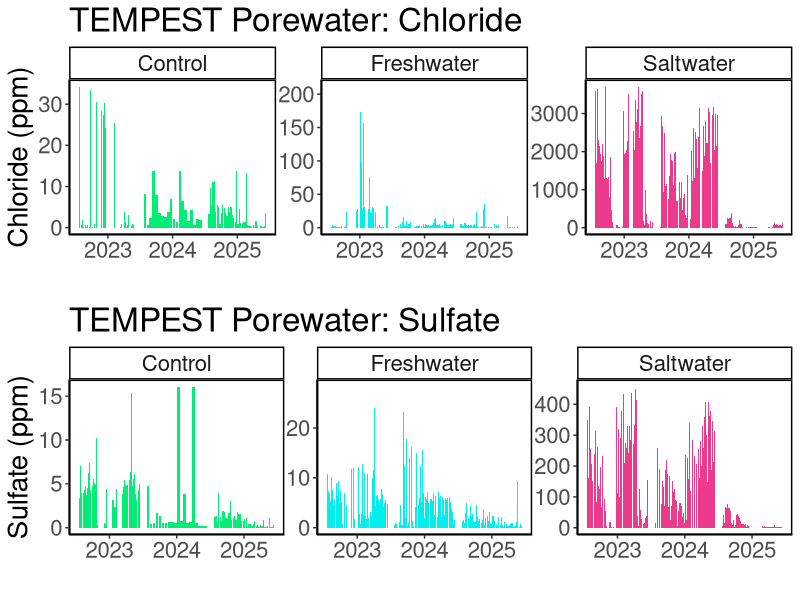
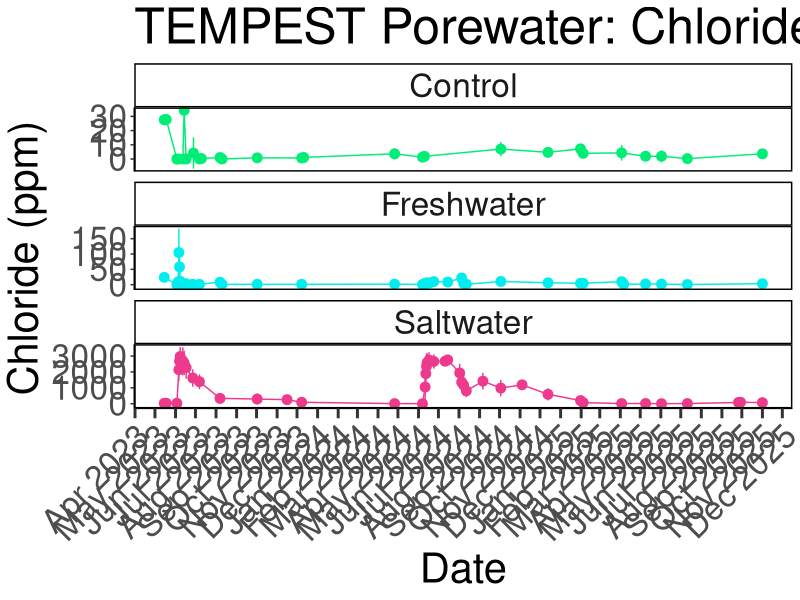
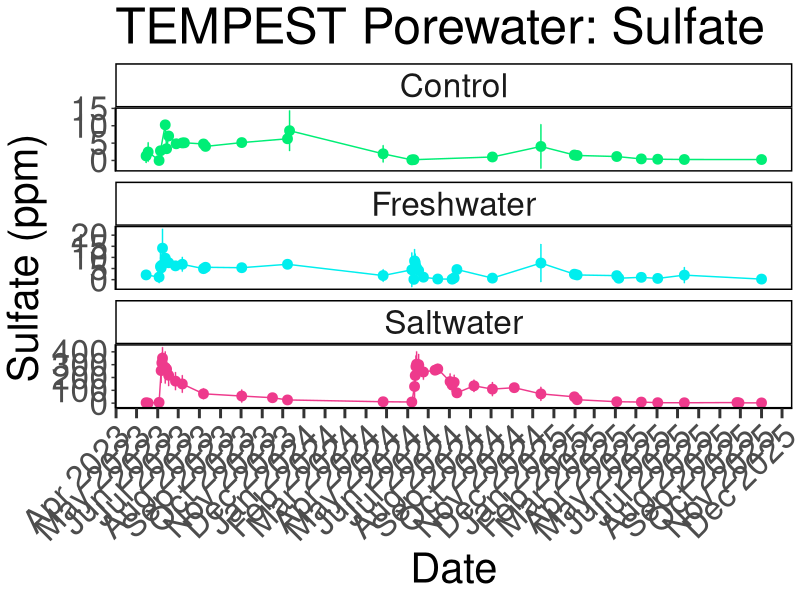
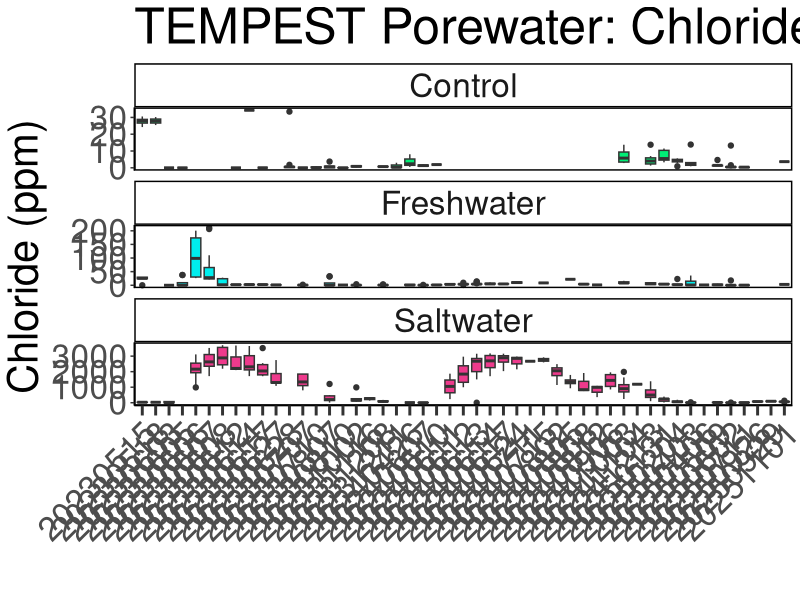
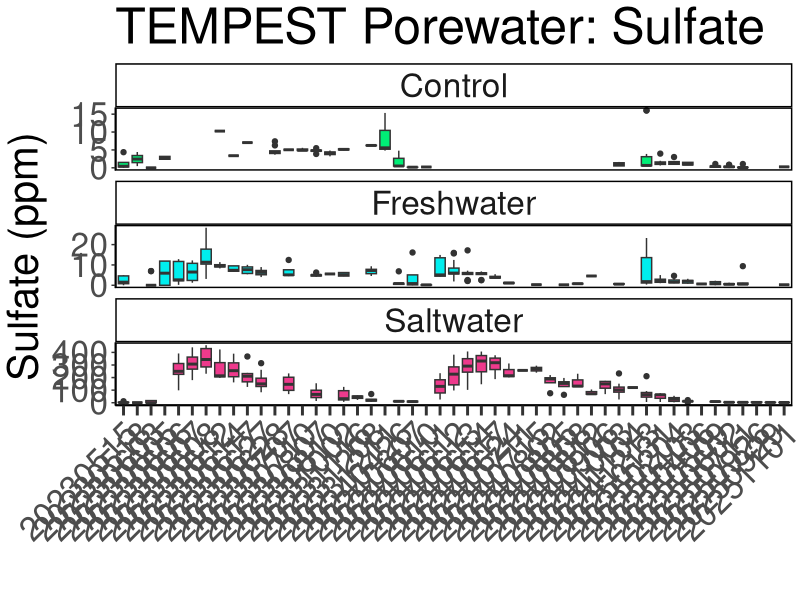
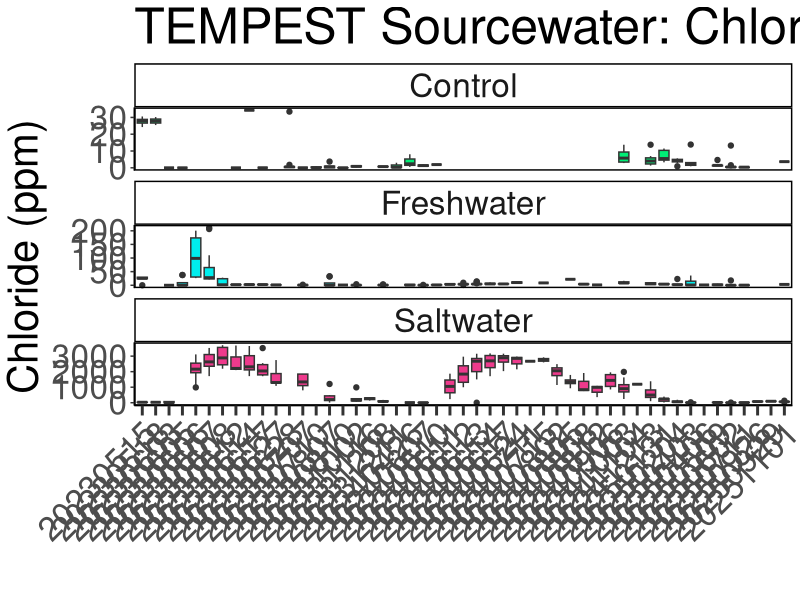
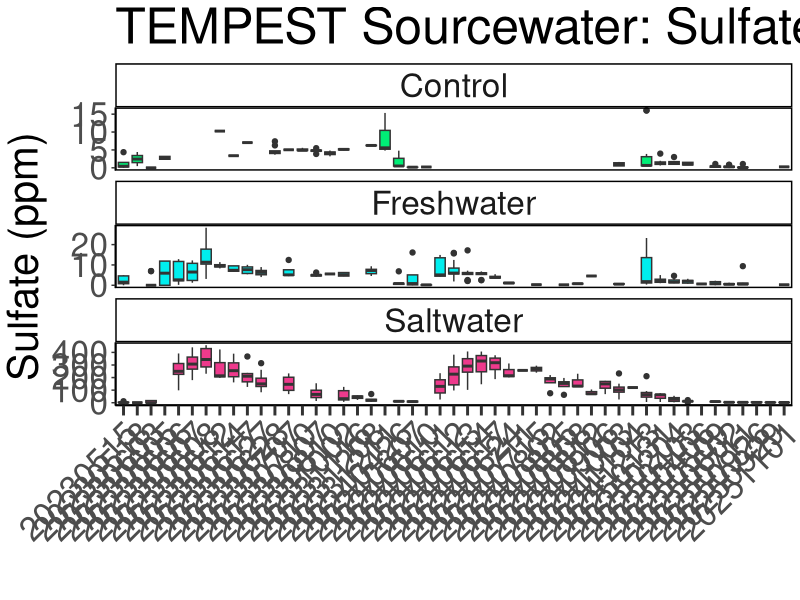

Generate these figures, in order, with R:
## ---- chunk 1
library(dplyr)
library(ggplot2)
library(ggpubr)
library(stringr)
library(readxl)
library(tidyr)
library(tibble)
library(openxlsx)
library(knitr)
## ---- chunk 2

#read in 2023 Dionex Data:
dat23 <- read.csv("2023/COMPASS_TEMPEST_SO4_Cl_2023.csv")
# head(dat24)
colnames(dat23)

#read in 2024 Dionex Data:
dat24 <- read.csv("2024/COMPASS_TEMPEST_SO4_Cl_2024.csv")
# head(dat24)
colnames(dat24)

#read in 2025 Dionex Data:
dat25 <- read.csv("2025/COMPASS_TEMPEST_SO4_Cl_2025.csv")
# head(dat25)
colnames(dat25)

raw_dat <- bind_rows(dat23, dat24, dat25)

##Convert Collection Date into Date format
raw_dat$Collection_Date <- as.character(raw_dat$Collection_Date)
raw_dat$Collection_Date_formatted <- as.Date(raw_dat$Collection_Date, format = "%Y%m%d")

##Extract Year and month from Collection Date
raw_dat$Year <- format(raw_dat$Collection_Date_formatted, format = "%Y")
raw_dat$Month <- format(raw_dat$Collection_Date_formatted, format = "%m")
raw_dat$Day <- format(raw_dat$Collection_Date_formatted, format = "%d")

raw_dat$Grid <- gsub("Source", "Sourcewater", raw_dat$Grid)
raw_dat$Grid <- gsub("SOURCEWATER", "Sourcewater", raw_dat$Grid)
raw_dat$Grid <- gsub("RAINWATER", "Rainwater", raw_dat$Grid)

all_dat <- raw_dat %>%
  mutate(
    Project = "COMPASS", 
    Site = "TEMPEST"
  ) %>%
  rename(
    SO4_mM = SO4_Conc_mM, 
    Cl_mM = Cl_Conc_mM, 
  )%>%
  dplyr::select(
         Project, Site, Plot, Grid, Depth_cm, Event_Time, Time_of_day, Sample_ID, 
         Volume_mL, Evacuation_date_YYYMMDD, Collection_Date_YYYYMMDD, 
         Collection_Start_Time_24hrs, Collection_End_Time_24hrs, EST_EDT, 
         SO4_ppm, SO4_mM, SO4_Conc_flag, SO4_QAQC_flag, Cl_ppm, Cl_mM, Cl_Conc_flag, Cl_QAQC_flag, 
         salinity, Analysis_rundate,  Run_notes, Field_notes
        # list columns in the order you want them
  )


##Set 4 decimal points max
all_dat <- all_dat %>%
  mutate(across(where(is.numeric), round, digits = 4)) ##This does make all salinities 0 when Cl_ppm is 0 instead of 0.000026

## ---- chunk 3

colnames(all_dat)

#pull the column names from the all_dat dataframe and create a new dataframe with them 
metadat <- data.frame(Column_Names = colnames(all_dat))
metadat

metadat$Description <- ""
metadat$Units <- ""
metadat$Instrument_ifapplicable <- ""

#add information about each line: 

metadat$Description <- c("Project name", 
                         "Site where sample collected", 
                         "Plot where sample collected (SW = Saltwater, FW = Freshwater, C = 
                         Control, Estuary (Sourcewater))", 
                         "Grid where sample collected (Letter + Number)", 
                         "Depth where sample collected", 
                         "Event sampling time (T1 through T6)", 
                         "Time of day of sample collection (AM, PM, Midday)",
                         "Sample Identifier", 
                         "Volume of sample collected (mL)", 
                         "Date lysimeter evacuated", 
                         "Date sample collected", 
                         "Time lysimeter evacuated", 
                         "Time sample collected", 
                         "Time zone of sample collection", 
                         "Sulfate concentration in ppm", 
                         "Sulfate concentration in mM", 
                         "Sulfate concentration flag base on standard curve (bdl=below detection limit (0), adl=above detection limit (highest   
                         standard), Within_Range=within detection range)", 
                         "Sulfate QAQC Flags generated during checks of standards, blanks, dups, and spks",
                         "Chloride concentration in ppm", 
                         "Chloride concentration in mM", 
                         "Chloride concentration flag base on standard curve (bdl=below detection limit (0), adl=above detection limit (highest   
                         standard), Within_Range=within detection range)", 
                         "Chloride QAQC Flags generated during checks of standards, blanks, dups, and spks", 
                         "Salinity calculated using the Knudsen equation: Salinity=((1.807*(Chloride ppm)+0.026)/1000", 
                         "The date that samples were run on the Dionex IC", 
                         "Any notes generated during QAQC", 
                         "Notes generated during field sample collection")

metadat$Units <-       c("NA", 
                         "NA", 
                         "NA",
                         "NA",
                         "NA", 
                         "NA",
                         "NA",
                         "NA", 
                         "mL", 
                         "NA",
                         "NA",
                         "NA",
                         "NA",
                         "NA",
                         "ppm", 
                         "mM", 
                         "NA",
                         "NA", 
                         "ppm", 
                         "mM", 
                         "NA", 
                         "NA", 
                         "ppt", 
                         "NA", 
                         "NA",
                         "NA")

metadat$Instrument_ifapplicable <-  
  
                       c("NA", 
                         "NA",
                         "NA", 
                         "NA", 
                         "NA",
                         "NA", 
                         "NA",
                         "NA",
                         "NA", 
                         "NA",
                         "NA",
                         "NA", 
                         "NA",
                         "NA",
                         "Dionex Integrion HPIC (Thermo Fisher)", 
                         "Dionex Integrion HPIC (Thermo Fisher)", 
                         "NA", 
                         "NA", 
                         "Dionex Integrion HPIC (Thermo Fisher)", 
                         "Dionex Integrion HPIC (Thermo Fisher)", 
                         "NA", 
                         "NA", 
                         "Dionex Integrion HPIC (Thermo Fisher)", 
                         "NA", 
                         "NA",
                         "NA")


## ---- chunk 4

#write out a csv of all the data to the main folder: 
write.csv(all_dat, "COMPASS_TEMPEST_SO4_Cl_AllData.csv")


#write out a csv of the metadata associated with the data: 
write.csv(metadat, "COMPASS_TEMPEST_SO4_Cl_Metadata.csv")

## ---- chunk 5

##Remove Sourcewater
data_plotting <- raw_dat %>%
  filter(!str_detect(Grid, "Sourcewater"), ignore.case = TRUE)%>%
  filter(!str_detect(Grid, "Rainwater"), ignore.case = TRUE)

data_plotting <- data_plotting %>% 
    mutate(
    plot_1 = case_when(
      Plot == "C" ~ "Control",
      Plot == "FW" ~ "Freshwater",
      Plot == "SW" ~ "Saltwater",
      TRUE ~ Plot  # keep everything else unchanged
    )
  ) %>%
  mutate(plot_1 = factor(plot_1, levels = c("Control", "Freshwater", "Saltwater")))

#Plot data by year and change colors based on Zone:
viz_cl_plot <- ggplot(data_plotting, aes(x = as.character(Year), y = Cl_ppm, fill = plot_1)) +
  geom_bar(stat = "identity", position = position_dodge2(preserve = "total")) +
  facet_wrap( ~ plot_1, scales="free") +
  scale_fill_manual(values = c(
    "Control" = "springgreen2",
    "Freshwater" = "cyan2",
    "Saltwater" = "violetred2"
  )) +
  theme_classic() +
  labs(x = " ", y = "Chloride (ppm)", title = "TEMPEST Porewater: Chloride") +
  theme(
    panel.spacing = unit(.05, "lines"), 
    panel.border = element_rect(color = "black", fill = NA, linewidth = 1)) + 
  theme(text = element_text(size = 20))+ 
  theme(legend.position = "none")

# viz_cl_plot

viz_so4_plot <- ggplot(data_plotting, aes(x = as.character(Year), y = SO4_ppm, fill = plot_1)) +
  geom_bar(stat = "identity", position = position_dodge2(preserve = "total")) +
  facet_wrap( ~ plot_1, scales="free") +
  scale_fill_manual(values = c(
    "Control" = "springgreen2",
    "Freshwater" = "cyan2",
    "Saltwater" = "violetred2"
  )) +
  theme_classic() +
  labs(x = " ", y = "Sulfate (ppm)", title = "TEMPEST Porewater: Sulfate") +
  theme(
    panel.spacing = unit(.05, "lines"), 
    panel.border = element_rect(color = "black", fill = NA, linewidth = 1)) + 
  theme(text = element_text(size = 20))+ 
  theme(legend.position = "none")

# viz_so4_plot

ggarrange(viz_cl_plot, viz_so4_plot, nrow=2, ncol=1)


## ---- chunk 6

##Summarize SO4 and Cl by Date and Zone
Dionex_avg <- data_plotting %>%
  group_by(Collection_Date_formatted, plot_1) %>%
   dplyr::summarize(mean_SO4 = mean(SO4_ppm, na.rm=TRUE),
            sd_SO4 = sd(SO4_ppm, na.rm=TRUE),
            mean_Cl = mean(Cl_ppm, na.rm=TRUE),
            sd_Cl = sd(Cl_ppm, na.rm=TRUE))

# Define the specific date breaks you want to display
specific_breaks <- as.Date(c("2023-01-01", "2024-01-01", "2025-01-01"))

viz_cl_plot_avgs <- ggplot(Dionex_avg, aes(x = Collection_Date_formatted, y = mean_Cl, color = plot_1)) +
  geom_point(size = 3) + 
  geom_errorbar(aes(ymin = mean_Cl - sd_Cl, ymax = mean_Cl + sd_Cl), width = 0.2) + 
  geom_line() + 
  facet_wrap( ~ plot_1, scales="free_y", ncol = 1) +
  scale_color_manual(values = c(
    "Control" = "springgreen2",
    "Freshwater" = "cyan2",
    "Saltwater" = "violetred2"
  )) +
  theme_classic() +
  labs(x = "Date", y = "Chloride (ppm)", title = "TEMPEST Porewater: Chloride") +
  theme(
    panel.spacing = unit(0.5, "lines"), 
    panel.border = element_rect(color = "black", fill = NA, linewidth = 1)) +
  # theme(axis.text.x = element_text(angle = 90, hjust = 0.5))+ 
  theme(text = element_text(size = 30))+
  scale_x_date(date_labels = "%b %Y", date_breaks = "1 month") + # Format x-axis labels
  theme(axis.ticks.x = element_line(linewidth = 1))+
  theme(axis.ticks.length.x = unit(0.25, "cm"))+ 
  theme(legend.position = "none")+ 
  theme(axis.text.x = element_text(angle = 45, hjust = 1))

viz_cl_plot_avgs


viz_so4_plot_avgs <- ggplot(Dionex_avg, aes(x = Collection_Date_formatted, y = mean_SO4, color = plot_1)) +
  geom_point(size = 3) + 
  geom_errorbar(aes(ymin = mean_SO4 - sd_SO4, ymax = mean_SO4 + sd_SO4), width = 0.2) + 
  geom_line() + 
  facet_wrap( ~ plot_1, scales="free_y", ncol = 1) +
  scale_color_manual(values = c(
    "Control" = "springgreen2",
    "Freshwater" = "cyan2",
    "Saltwater" = "violetred2"
  )) +
  theme_classic() +
  labs(x = "Date", y = "Sulfate (ppm)", title = "TEMPEST Porewater: Sulfate") +
  theme(
    panel.spacing = unit(0.5, "lines"), 
    panel.border = element_rect(color = "black", fill = NA, linewidth = 1)) +
  # theme(axis.text.x = element_text(angle = 90, hjust = 0.5))+ 
  theme(text = element_text(size = 30))+
  scale_x_date(date_labels = "%b %Y", date_breaks = "1 month") + # Format x-axis labels
  theme(axis.ticks.x = element_line(linewidth = 1))+
  theme(axis.ticks.length.x = unit(0.25, "cm"))+ 
  theme(legend.position = "none")+ 
  theme(axis.text.x = element_text(angle = 45, hjust = 1))

viz_so4_plot_avgs

# ggarrange(viz_cl_plot_avgs, viz_so4_plot_avgs, nrow=1, ncol=2)

## ---- chunk 7

##Boxplot Summarize SO4 and Cl by Date, Site, and Zone
viz_cl_boxplot <- ggplot(data_plotting, aes(x = Collection_Date,  y = Cl_ppm, fill = plot_1)) +
  geom_boxplot() + 
  facet_wrap( ~ plot_1, scales="free_y", ncol = 1) +
  # scale_x_discrete(drop = TRUE) +
  scale_fill_manual(values = c(
    "Control" = "springgreen2",
    "Freshwater" = "cyan2",
    "Saltwater" = "violetred2"
  ), labels = c("Control", "Freshwater", "Saltwater")) +
  theme_classic() +
  labs(x = " ", y = "Chloride (ppm)", title = "TEMPEST Porewater: Chloride") +
  theme(
    panel.spacing = unit(0.5, "lines"), 
    panel.border = element_rect(color = "black", fill = NA, linewidth = 1)) +
  theme(axis.text.x = element_text(angle = 45, vjust = 1, hjust = 1))+ 
  theme(text = element_text(size = 30))+
  theme(axis.ticks.x = element_line(linewidth = 1))+
  theme(axis.ticks.length.x = unit(0.25, "cm"))+ 
  theme(legend.position = "none")

viz_cl_boxplot


viz_so4_boxplot <- ggplot(data_plotting, aes(x = Collection_Date,  y = SO4_ppm, fill = plot_1)) +
  geom_boxplot() + 
  facet_wrap( ~ plot_1, scales="free_y", ncol = 1) +
  scale_x_discrete(drop = TRUE) +
  scale_fill_manual(values = c(
    "Control" = "springgreen2",
    "Freshwater" = "cyan2",
    "Saltwater" = "violetred2"
  ), labels = c("Control", "Freshwater", "Saltwater")) +
  theme_classic() +
  labs(x = " ", y = "Sulfate (ppm)", title = "TEMPEST Porewater: Sulfate") +
  theme(
    panel.spacing = unit(0.5, "lines"), 
    panel.border = element_rect(color = "black", fill = NA, linewidth = 1)) +
  theme(axis.text.x = element_text(angle = 45, vjust = 1, hjust = 1))+ 
  theme(text = element_text(size = 30))+
  theme(axis.ticks.x = element_line(linewidth = 1))+
  theme(axis.ticks.length.x = unit(0.25, "cm"))+ 
  #scale_x_discrete(labels = c("Upland", "Swamp", "Transition", "Wetland", "Surface Water"))+ 
  theme(legend.position = "none")

viz_so4_boxplot

# ggarrange(viz_cl_boxplot, viz_so4_boxplot, nrow=1, ncol=2)

# # Save as a PNG
# png("COMPASS_SynopticCB_Cl_alldata.png", width = 2000, height = 1200, res = 100) 
# print(viz_cl_boxplot)  # For ggplot objects, use print()
# dev.off() 
# 
# # Save as a PNG
# png("COMPASS_SynopticCB_SO4_alldata.png", width = 2000, height = 1200, res = 100) 
# print(viz_so4_boxplot)  # For ggplot objects, use print()
# dev.off() 

## ---- chunk 8

##Only Sourcewater
data_plotting_source <- raw_dat %>%
  filter(str_detect(Grid, "Sourcewater"))

data_plotting_source <- data_plotting_source %>% 
    mutate(
    plot_1 = case_when(
      Plot == "FW" ~ "Freshwater",
      Plot == "SW" ~ "Saltwater",
      Plot == "ESTUARY" ~ "Estuary",
      TRUE ~ Plot  # keep everything else unchanged
    )
  ) %>%
  mutate(plot_1 = factor(plot_1, levels = c("Control", "Freshwater", "Saltwater", "Estuary")))


##Boxplot Summarize SO4 and Cl by Date, Site, and Plot
viz_cl_boxplot <- ggplot(data_plotting, aes(x = Collection_Date,  y = Cl_ppm, fill = plot_1)) +
  geom_boxplot() + 
  facet_wrap( ~ plot_1, scales="free_y", ncol = 1) +
  # scale_x_discrete(drop = TRUE) +
  scale_fill_manual(values = c(
    "Control" = "springgreen2",
    "Freshwater" = "cyan2",
    "Saltwater" = "violetred2", 
    "Estuary" = "darkred"
  ), labels = c("Control", "Freshwater", "Saltwater", "Estuary")) +
  theme_classic() +
  labs(x = " ", y = "Chloride (ppm)", title = "TEMPEST Sourcewater: Chloride") +
  theme(
    panel.spacing = unit(0.5, "lines"), 
    panel.border = element_rect(color = "black", fill = NA, linewidth = 1)) +
  theme(axis.text.x = element_text(angle = 45, vjust = 1, hjust = 1))+ 
  theme(text = element_text(size = 30))+
  theme(axis.ticks.x = element_line(linewidth = 1))+
  theme(axis.ticks.length.x = unit(0.25, "cm"))+ 
  theme(legend.position = "none")

viz_cl_boxplot


viz_so4_boxplot <- ggplot(data_plotting, aes(x = Collection_Date,  y = SO4_ppm, fill = plot_1)) +
  geom_boxplot() + 
  facet_wrap( ~ plot_1, scales="free_y", ncol = 1) +
  scale_x_discrete(drop = TRUE) +
  scale_fill_manual(values = c(
    "Control" = "springgreen2",
    "Freshwater" = "cyan2",
    "Saltwater" = "violetred2", 
    "Estuary" = "darkred"
  ), labels = c("Control", "Freshwater", "Saltwater", "Estuary")) +
  theme_classic() +
  labs(x = " ", y = "Sulfate (ppm)", title = "TEMPEST Sourcewater: Sulfate") +
  theme(
    panel.spacing = unit(0.5, "lines"), 
    panel.border = element_rect(color = "black", fill = NA, linewidth = 1)) +
  theme(axis.text.x = element_text(angle = 45, vjust = 1, hjust = 1))+ 
  theme(text = element_text(size = 30))+
  theme(axis.ticks.x = element_line(linewidth = 1))+
  theme(axis.ticks.length.x = unit(0.25, "cm"))+ 
  #scale_x_discrete(labels = c("Upland", "Swamp", "Transition", "Wetland", "Surface Water"))+ 
  theme(legend.position = "none")

viz_so4_boxplot


# ggarrange(viz_cl_boxplot, viz_so4_boxplot, nrow=1, ncol=2)

# # Save as a PNG
# png("COMPASS_SynopticCB_Cl_alldata.png", width = 2000, height = 1200, res = 100) 
# print(viz_cl_boxplot)  # For ggplot objects, use print()
# dev.off() 
# 
# # Save as a PNG
# png("COMPASS_SynopticCB_SO4_alldata.png", width = 2000, height = 1200, res = 100) 
# print(viz_so4_boxplot)  # For ggplot objects, use print()
# dev.off() 

## ---- chunk 9
# It would also be great to add to our collation codes a summary chunk that will calculate value ranges, means, and standard deviations (and errors) for each site, zone, depth for each year; also for each site zone, depth overall; and for each site and zone overall so that we have some easy access to metrics. Was just thinking this might be helpful today when re-collating the DIC data.

colnames(data_plotting)

##Metrics for each zone for each year
summary_by_year <- data_plotting %>%
  group_by(Year, plot_1) %>%
   reframe(
     min_Cl_ppm = min(Cl_ppm, na.rm=TRUE),
     max_Cl_ppm = max(Cl_ppm, na.rm=TRUE), 
     mean_Cl_ppm = mean(Cl_ppm, na.rm=TRUE), 
     sd_Cl_ppm = sd(Cl_ppm, na.rm=TRUE), 

     min_SO4_ppm = min(SO4_ppm, na.rm=TRUE),
     max_SO4_ppm = max(SO4_ppm, na.rm=TRUE), 
     mean_SO4_ppm = mean(SO4_ppm, na.rm=TRUE), 
     sd_SO4_ppm = sd(SO4_ppm, na.rm=TRUE)) %>%
  mutate(across(where(is.numeric), round, digits = 4)) 

##Metrics for each zone for all years
summary_all_years <- data_plotting %>%
  group_by(plot_1) %>%
   reframe(
     min_Cl_ppm = min(Cl_ppm, na.rm=TRUE),
     max_Cl_ppm = max(Cl_ppm, na.rm=TRUE), 
     mean_Cl_ppm = mean(Cl_ppm, na.rm=TRUE), 
     sd_Cl_ppm = sd(Cl_ppm, na.rm=TRUE), 

     min_SO4_ppm = min(SO4_ppm, na.rm=TRUE),
     max_SO4_ppm = max(SO4_ppm, na.rm=TRUE), 
     mean_SO4_ppm = mean(SO4_ppm, na.rm=TRUE), 
     sd_SO4_ppm = sd(SO4_ppm, na.rm=TRUE)) %>%
  mutate(across(where(is.numeric), round, digits = 4)) 

## ---- chunk 10
# It would also be great to add to our collation codes a summary chunk that will calculate value ranges, means, and standard deviations (and errors) for each site, Grid, depth for each year; also for each site Grid, depth overall; and for each site and Grid overall so that we have some easy access to metrics. Was just thinking this might be helpful today when re-collating the DIC data.

colnames(data_plotting_source)

##Metrics for each Grid for each year
summary_by_year_source <- data_plotting_source %>%
  group_by(Year, plot_1) %>%
   reframe(
     min_Cl_ppm = min(Cl_ppm, na.rm=TRUE),
     max_Cl_ppm = max(Cl_ppm, na.rm=TRUE), 
     mean_Cl_ppm = mean(Cl_ppm, na.rm=TRUE), 
     sd_Cl_ppm = sd(Cl_ppm, na.rm=TRUE), 

     min_SO4_ppm = min(SO4_ppm, na.rm=TRUE),
     max_SO4_ppm = max(SO4_ppm, na.rm=TRUE), 
     mean_SO4_ppm = mean(SO4_ppm, na.rm=TRUE), 
     sd_SO4_ppm = sd(SO4_ppm, na.rm=TRUE)) %>%
  mutate(across(where(is.numeric), round, digits = 4)) 

## ---- chunk 11

library(kableExtra)

kable(
  summary_by_year[, c("Year", "plot_1", "min_Cl_ppm",	"max_Cl_ppm",	"mean_Cl_ppm", "min_SO4_ppm",	"max_SO4_ppm",	"mean_SO4_ppm")],  
  format = "latex",
  booktabs = TRUE,
  caption = "Porewater Summary Statistics by Year"
) %>%
  kable_styling(
    latex_options = c("hold_position", "striped", "scale_down"),
    font_size = 12
  ) %>%
  row_spec(0, bold = TRUE) %>%   # header
  column_spec(1, bold = TRUE)

kable(
  summary_all_years[, c("plot_1", "min_Cl_ppm",	"max_Cl_ppm",	"mean_Cl_ppm", "min_SO4_ppm",	"max_SO4_ppm",	"mean_SO4_ppm")],  
  format = "latex",
  booktabs = TRUE,
  caption = "Porewater Summary Statistics by Plot"
) %>%
  kable_styling(
    latex_options = c("hold_position", "striped", "scale_down"),
    font_size = 12
  ) %>%
  row_spec(0, bold = TRUE) %>%   # header
  column_spec(1, bold = TRUE)

## ---- chunk 12

library(kableExtra)

kable(
  summary_by_year_source[, c("Year", "plot_1", "min_Cl_ppm",	"max_Cl_ppm",	"mean_Cl_ppm", "min_SO4_ppm",	"max_SO4_ppm",	"mean_SO4_ppm")],  
  format = "latex",
  booktabs = TRUE,
  caption = "Sourcewater Summary Statistics by Year"
) %>%
  kable_styling(
    latex_options = c("hold_position", "striped", "scale_down"),
    font_size = 12
  ) %>%
  row_spec(0, bold = TRUE) %>%   # header
  column_spec(1, bold = TRUE)

## ---- chunk 13

#write out a csv of the Porewater Summary Statistics by Year to the main folder: 
write.csv(summary_by_year, "COMPASS_TEMPEST_PW_DOC_Summarized_By_Year.csv")

#write out a csv of the Porewater Summary Statistics by Grid to the main folder: 
write.csv(summary_all_years, "COMPASS_TEMPEST_PW_DOC_Summarized_Years_Combined.csv")

#write out a csv of the Sourcewater Summary Statistics by Year to the main folder: 
write.csv(summary_by_year_source, "COMPASS_TEMPEST_SOURCE_DOC_Summarized_By_Year.csv")
